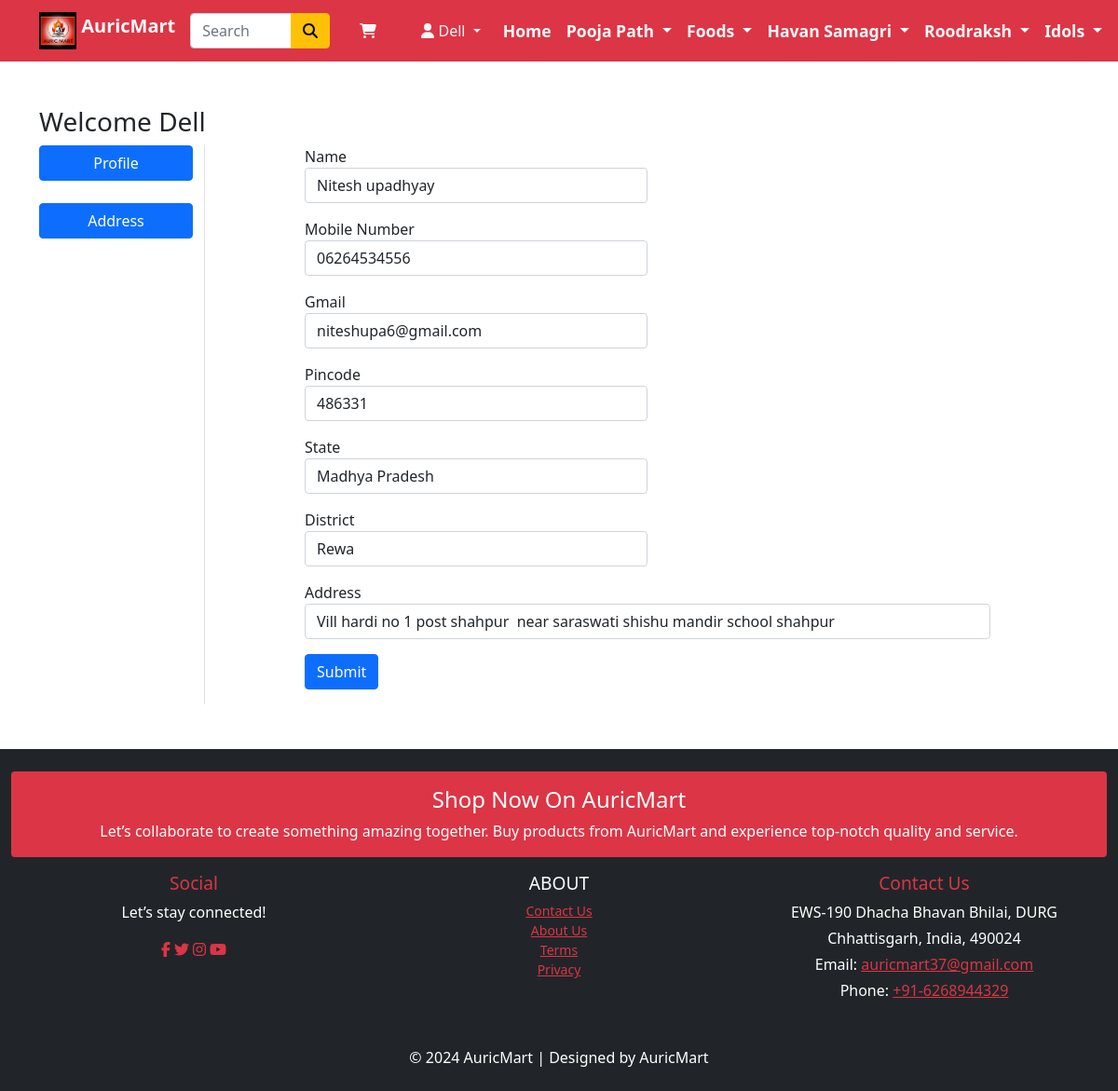
/profile/ (signed in), run on the app's committed database.
### app/models.py (models this page shows, shortened)
class Customer(models.Model):
    user = models.OneToOneField(User, on_delete=models.CASCADE) # One-to-one relationship with User
    name = models.CharField(max_length=200, blank=False) # Name is required
    mobile_number = models.CharField(max_length=15, blank=False) # Mobile number is required
    Gmail = models.EmailField(blank=False) # Email is required
    pincode = models.CharField(max_length=6, blank=False) # Use CharField to keep leading zeros in pincode
    state = models.CharField(max_length=100, default='Unknown', blank=False) # State is required
    district = models.CharField(max_length=100, default='Unknown', blank=False) # District is required
    address = models.CharField(max_length=255, default='Unknown', blank=False) # Address is required
    class Meta:
        constraints = [
            models.UniqueConstraint(fields=['user'], name='unique_user_profile')
        ]
    def __str__(self):
        return str(self.id)

### app/views.py (the view, shortened to what this page needs)
# urls.py: path('profile/', views.ProfileView.as_view(), name='profile'),
@method_decorator(login_required, name='dispatch')
class ProfileView(View):
    def get(self, request):
        customer, created = Customer.objects.get_or_create(user=request.user)
        print(customer)  # Debugging
        return render(request, 'app/profile.html', {'customer': customer, 'active': 'btn-primary'})

### app/templates/app/profile.html (shortened to what this page needs)
{% extends 'app/base.html' %}
{% load static %}
{% block main-content %}
<div class="container my-5">
  <div class="row">
    <h3>Welcome <span class="text-capitalize">{{ request.user }}</span></h3>
    <div class="col-sm-2 border-end">
      <ul class="list-unstyled">
        <li class="d-grid"><a href="{% url 'profile' %}" class="btn {{ active }}">Profile</a></li><br>
        <li class="d-grid"><a href="{% url 'address' %}" class="btn {{ active }}">Address</a></li>
      </ul>
    </div>
    <div class="col-sm-8 offset-sm-1">
      <form action="{% url 'profile' %}" method="post" novalidate>
        <div class="form-group col-lg-6 mb-3">
          <label for="name">Name</label>
          <input type="text" class="form-control" name="name" value="{{ customer.name }}" id="name" placeholder="Enter your name">
        </div>
        <div class="form-group col-lg-6 mb-3">
          <label for="mobile_number">Mobile Number</label>
          <input type="text" class="form-control" name="mobile_number" value="{{ customer.mobile_number }}" id="mobile_number" placeholder="Enter your mobile number">
        </div>
        <div class="form-group col-lg-6 mb-3">
          <label for="Gmail">Gmail</label>
          <input type="email" class="form-control" name="Gmail" value="{{ customer.Gmail }}" id="Gmail" placeholder="Enter your Gmail address">
        </div>
        <div class="form-group col-lg-6 mb-3">
          <label for="pincode">Pincode</label>
          <input type="text" class="form-control" name="pincode" value="{{ customer.pincode }}" id="pincode" placeholder="Enter your pincode">
        </div>
        <div class="form-group col-lg-6 mb-3">
          <label for="state">State</label>
          <input type="text" class="form-control" name="state" value="{{ customer.state }}" id="state" placeholder="Enter your state">
        </div>
        <div class="form-group col-lg-6 mb-3">
          <label for="city">District</label>
          <input type="text" class="form-control" name="district" value="{{ customer.district }}" id="city" placeholder="Enter your district">
        </div>
        <div class="form-group col-lg-12 mb-3">
          <label for="address">Address</label>
          <input type="text" class="form-control" name="address" value="{{ customer.address }}" id="address" placeholder="Enter your address">
        </div>
        <div class="col-12 mt-3">
          <button type="submit" class="btn btn-primary mb-3">Submit</button>
        </div>
      </form>
    </div>
  </div>
</div>
{% endblock main-content %}

### app/templates/app/base.html (shortened to what this page needs)
<!doctype html>
{% load static %}
<html lang="en">
  <head>
    <link href="https://cdn.jsdelivr.net/npm/bootstrap@5.0.0-beta1/dist/css/bootstrap.min.css" rel="stylesheet">
    <link rel="stylesheet" href="{% static 'app/css/owl.carousel.min.css' %}">
    <link rel="stylesheet" href="{% static 'app/css/all.min.css' %}">
    <link rel="stylesheet" href="{% static 'app/css/style.css' %}">
  </head>
  <body>
    <nav class="navbar navbar-expand-lg navbar-dark bg-danger">
      <div class="container">
        <a class="navbar-brand text-light" href="/">
          <img src="{% static 'app/images/banner/auriclogo.jpg' %}" alt="AuricMart Logo" style="width: 40px; height: 40px;" class="d-inline-block align-top">
          <strong>AuricMart</strong>
        </a>
        <form class="d-flex me-3" action="{% url 'search' %}" method="get">
          <div class="input-group" style="width: 150px;height: auto; " >
            <input class="form-control" type="search" name="q" placeholder="Search" aria-label="Search">
            <button class="btn btn-warning" type="submit">
              <i class="fas fa-search"></i>
            </button>
          </div>
        </form>
        {% if request.user.is_authenticated %}
          <a href="{% url 'showcart' %}" class="nav-link text-light me-3">
            <i class="fas fa-shopping-cart"></i>
          </a>
        {% endif %}
        {% if request.user.is_authenticated %}
          <div class="dropdown">
            <a class="nav-link dropdown-toggle text-light" href="#" id="profileDropdown" role="button" data-bs-toggle="dropdown" aria-expanded="false">
              <i class="fas fa-user"></i> {{ request.user.username|capfirst }}
            </a>
          </div>
        {% else %}
          <div class="d-flex">
            <a href="{% url 'login' %}" class="nav-link text-light me-3"><i class="fas fa-sign-in-alt"></i> Login</a>
            <a href="{% url 'customerregistration' %}" class="nav-link text-light"><i class="fas fa-user-plus"></i> Register</a>
          </div>
        {% endif %}
        <div class="collapse navbar-collapse" id="navbarSupportedContent">
          <ul class="navbar-nav me-auto mb-2 mb-lg-0">
            <li class="nav-item">
              <a class="nav-link active text-light" aria-current="page" href="/">Home</a>
            </li>
            <li class="nav-item dropdown">
              <a class="nav-link dropdown-toggle text-light" href="#" id="poojaDropdown" role="button" data-bs-toggle="dropdown" aria-expanded="false">
                Pooja Path
              </a>
            </li>
            <li class="nav-item dropdown">
              <a class="nav-link dropdown-toggle text-light" href="#" id="foodsDropdown" role="button" data-bs-toggle="dropdown" aria-expanded="false">
                Foods
              </a>
            </li>
            <li class="nav-item dropdown">
              <a class="nav-link dropdown-toggle text-light" href="#" id="havanDropdown" role="button" data-bs-toggle="dropdown" aria-expanded="false">
                Havan Samagri
              </a>
            </li>
            <li class="nav-item dropdown">
              <a class="nav-link dropdown-toggle text-light" href="#" id="roodrakshDropdown" role="button" data-bs-toggle="dropdown" aria-expanded="false">
                Roodraksh
              </a>
            </li>
            <li class="nav-item dropdown">
              <a class="nav-link dropdown-toggle text-light" href="#" id="idolsDropdown" role="button" data-bs-toggle="dropdown" aria-expanded="false">
                Idols
              </a>
            </li>
          </ul>
        </div>
      </div>
    </nav>
    {% block main-content %} {% endblock main-content %}
    <footer class="container-fluid bg-dark text-danger p-4">
      <div class="row bg-danger text-white p-3 mb-3 rounded">
        <div class="col-12 text-center">
          <h4>Shop Now On AuricMart</h4>
          <p class="mb-0">
             Let’s collaborate to create something amazing together. Buy products from AuricMart and experience top-notch quality and service.
          </p>
        </div>
      </div>
      <div class="row text-white">
        <div class="col-md-4 text-center mb-3">
          <h5 class="font-weight-bold text-danger">Social</h5>
          <p>Let’s stay connected!</p>
          <div>
            <a href="https://www.facebook.com/share/p/1YJR7wNFCU/" class="text-danger mr-2"><i class="fab fa-facebook-f"></i></a>
            <a href="#" class="text-danger mr-2"><i class="fab fa-twitter"></i></a>
            <a href="https://www.instagram.com/auric_mart?igsh=MWcycDU0eG8yODM0OA==" class="text-danger mr-2"><i class="fab fa-instagram"></i></a>
            <a href="https://www.instagram.com/auric_mart?igsh=MWcycDU0eG8yODM0OA==" class="text-danger mr-2"><i class="fab fa-youtube"></i></a>
          </div>
        </div>
        <div class="col-md-4 text-center mb-3">
          <h6 class="font-weight-bold">ABOUT</h6>
          <ul class="list-unstyled small">
            <li><a href="{% url 'contact' %}" class="text-danger font-weight-bold">Contact Us</a></li>
            <li><a href="{% url 'about' %}" class="text-danger font-weight-bold">About Us</a></li>
            <li><a href="{% url 'terms' %}" class="text-danger font-weight-bold">Terms</a></li>
            <li><a href="{% url 'privacy' %}" class="text-danger font-weight-bold">Privacy</a></li>
          </ul>
        </div>
        <div class="col-md-4 text-center mb-3">
          <h5 class="font-weight-bold text-danger">Contact Us</h5>
          <p class="mb-1">EWS-190 Dhacha Bhavan Bhilai, DURG</p>
          <p class="mb-1">Chhattisgarh, India, 490024</p>
          <p class="mb-1">Email: <a href="mailto:auricmart37@gmail.com" class="text-danger font-weight-bold">auricmart37@gmail.com</a></p>
          <p>Phone: <a href="tel:+916268944329" class="text-danger font-weight-bold">+91-6268944329</a></p>
        </div>
      </div>
      <div class="row text-white mt-3 text-center">
        <div class="col-12">
          <p class="mb-0">
            &copy; 2024 AuricMart | Designed by AuricMart
          </p>
        </div>
      </div>
    </footer>
  </body>
</html>

### app/templates/app/base.html (style rules this page uses)
#navbarSupportedContent .navbar-nav .nav-link { font-size: 1.1em; font-weight: bold; }
@media (min-width: 992px) { .navbar-nav .nav-link { font-size: 1.2em; } }
@media (min-width: 992px) { footer h5, footer h6 { font-size: 1.2rem; } }
.navbar-nav .nav-link { font-size: 1.1em; font-weight: bold; }

### app/templates/app/profile.html (style rules this page uses)
.text-danger { color: red; }

### data on the page
Customer: name "Nitesh upadhyay", mobile_number "06264534556", Gmail "niteshupa6@gmail.com", pincode "486331", state "Madhya Pradesh", district "Rewa", address "Vill hardi no 1 post shahpur near saraswati shishu mandir school shahpur"

### other printed values
{{ request.user.username|capfirst }} "Dell"
{{ request.user }} "Dell"
